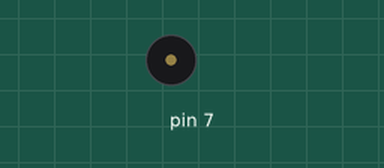
Bench run of a sketch on a simulated Arduino Uno, built with avr-gcc and run on an emulated ATmega328P. On the bench: buzzer (waves = sounding).

Above: at 0.1 s.
Timing chart, 0 to 1.6 s (numbered marks = the images above):
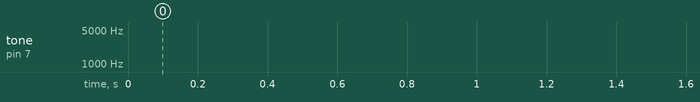

The sketch:

alarmeSonoro.ino
```cpp
// Projeto Alarme
float sinVal;
int toneVal;

void setup() {
  // put your setup code here, to run once:
  pinMode(7,OUTPUT);
}

// OBS: Experimente alterar a multiplicação do sinVal * 1000, mudando o valor de 1000, aumentará a frenquencia e o som fica mais rápido.
// assim como o valor de 2000
void loop() {
  // put your main code here, to run repeatedly:
  for(int x=0; x <180; x++) { // utilizamos até 179 para evitar valores negativos na função SIN -> Seno
    sinVal = (sin(x*(3.1416/180)));  // Função seno requer valor em Radianos, por isso do PI / 180
    toneVal = 2000 + (int(sinVal*1000)); // cast para int e soma 2000 + ValorX1000 para gerar uma valor adequado para a frequencia
    tone(7, toneVal); // produz o som no Pino 7 com uma frequencia -> toneVal
    delay(2);
  }
}
```
